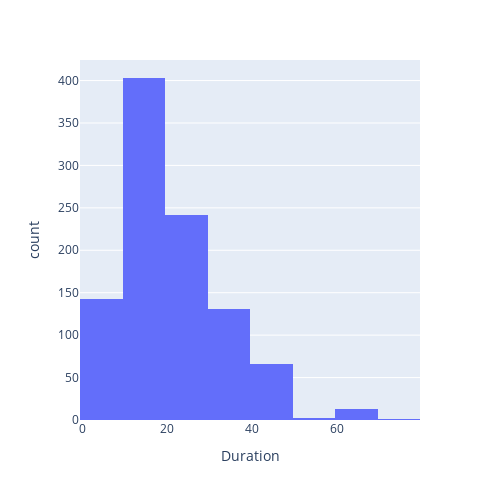

Here is the notebook cell this chart was saved with:
### Markdown cell above
* The credit amount is exponentially decreasing.
* And data is right skewed

### Code cell
fig = px.histogram(German_data, x="Duration", nbins=8, height = 500, width = 500)
fig.show()

### Figure 1 — Plotly figure (JSON) as saved in the notebook; plotly's stock layout.template omitted (floating-point values rounded to 4 significant figures; data arrays with more than 128 entries replaced by an {"elided": "..."} marker saying what was removed)
{"data": [{"alignmentgroup": "True", "bingroup": "x", "hovertemplate": "Duration=%{x}<br>count=%{y}<extra></extra>", "legendgroup": "", "marker": {"color": "#636efa", "pattern": {"shape": ""}}, "name": "", "nbinsx": 8, "offsetgroup": "", "orientation": "v", "showlegend": false, "type": "histogram", "x": {"elided": "1000 int values"}, "xaxis": "x", "yaxis": "y"}], "layout": {"barmode": "relative", "height": 500, "legend": {"tracegroupgap": 0}, "margin": {"t": 60}, "width": 500, "xaxis": {"anchor": "y", "domain": [0, 1], "title": {"text": "Duration"}}, "yaxis": {"anchor": "x", "domain": [0, 1], "title": {"text": "count"}}}}
